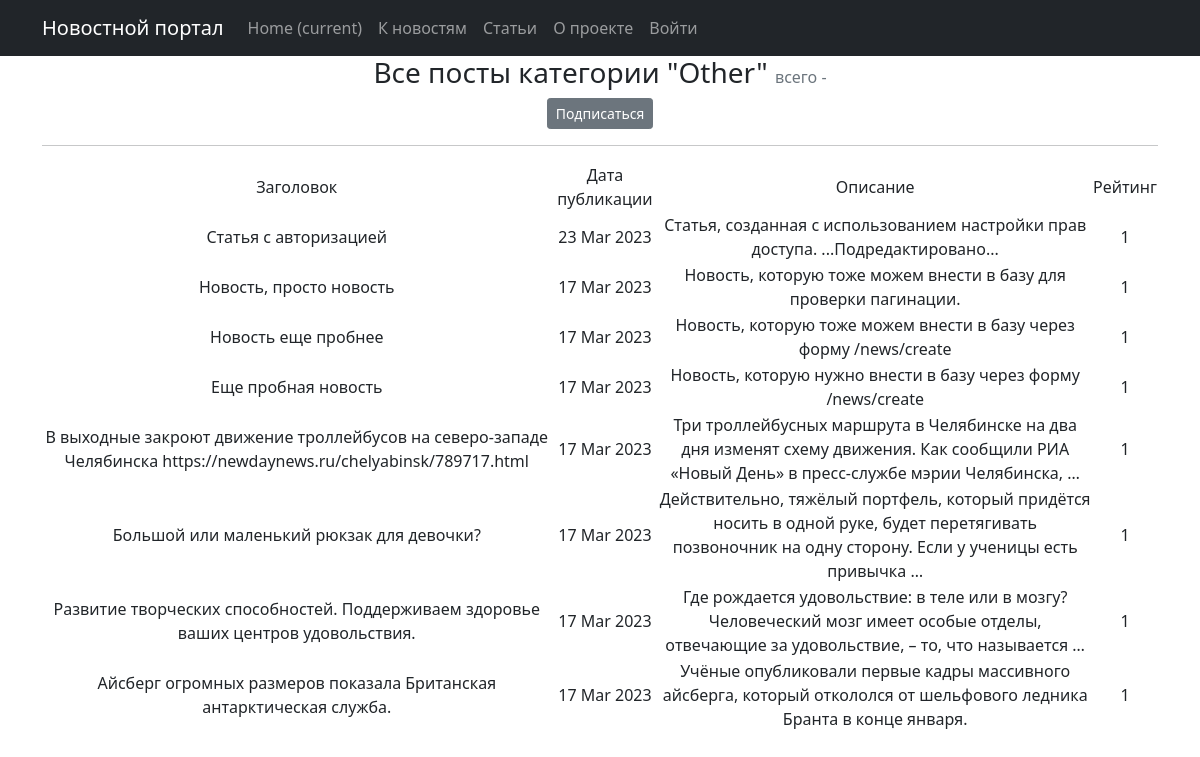
Page /posts/news/categories/6 on the committed database.
### news/models.py (models this page shows, shortened)
class Category(models.Model):
    subject = models.CharField(max_length=100, unique=True)
    subscribers = models.ManyToManyField(User, related_name='categories')

class Post(models.Model):
    author = models.ForeignKey(Author, on_delete=models.CASCADE)
    content = models.CharField(max_length=2, choices=CONTENTS)
    time_in = models.DateTimeField(auto_now_add=True)
    category = models.ManyToManyField(Category, through='PostCategory')
    title = models.CharField(max_length=255,)
    content_text = models.TextField()
    content_rate = models.IntegerField(default=1)

### news/views.py (the view)
# urls.py: path('news/categories/<int:pk>', CategoryListView.as_view(), name='category_list'),
class CategoryListView(ListView):
    model = Post
    template_name = 'category_list.html'
    context_object_name = 'category_news_list'
    def get_queryset(self):
        self.category = get_object_or_404(Category, id=self.kwargs['pk'])
        queryset = Post.objects.filter(category=self.category).order_by('-time_in')
        return queryset
    def get_context_data(self, **kwargs):
        context = super().get_context_data(**kwargs)
        context['is_not_subscriber'] = self.request.user not in self.category.subscribers.all()
        context['category'] = self.category
        return context

### news/templatetags/custom_filters.py (called while the page is built)
@register.filter()
@stringfilter #чтобы не вызывать ошибки, приведем в строку
def censor(value, bad_words = bad_list):
    words = value.split()#разделим строку
    new_line=''
    for word in words:
        if word.lower() in bad_words in bad_words:
            new_line += word[0] #если да, первый символ оставляем
            for i in word[1:]:
                new_line += '*'#остальные заменяем на *
            new_line += ' '
        elif (word[:-1].lower()) in bad_words:
            new_line += word[0]
            for i in word[1:-1]:
                new_line += '*'
            new_line += (word[-1] + ' ')
        else:
            new_line += (word + ' ')
    return new_line.rstrip()

### news/templatetags/custom_tags.py (called while the page is built)
@register.simple_tag()
def current_time(format_string='%d %b %Y'):
   return datetime.utcnow().strftime(format_string)

### templates/category_list.html (shortened to what this page needs)
{% extends 'flatpages/default.html' %}
{% load custom_filters %}
{% load custom_tags %}
{% block content %}
    <h3 class="text-center">Все посты категории "{{ category.subject }}" <span class="text-muted fs-6 fw-normal">всего - {{ page_obj.paginator.num_pages }}</span></h3>
    {% if is_not_subscriber %}
        <p class="text-center"><a href="{% url 'subscribe' category.id %}" class="btn btn-secondary btn-sm"> Подписаться </a></p>
    {% endif %}
    <hr>
    {% if category_news_list %}
       <table>
           <tr>
               <td>Заголовок</td>
               <td>Дата публикации</td>
               <td>Описание</td>
               <td>Рейтинг</td>
           </tr>
           {% for post in category_news_list %}
           <tr>
               <td>{{ post.title|censor }}</td>
               <td>{{ post.time_in|date:'d M Y' }}</td>
               <td>{{ post.content_text|censor|truncatewords:20 }}</td>
               <td>{{ post.content_rate }}</td>
           </tr>
           {% endfor %}
       </table>
    {% else %}
        <h3>Новости не найдены</h3>
    {% endif %}
{% endblock content %}

### rows in the picture
Category: subject "Other"
Post: title|censor "Статья с авторизацией", time_in "23 Mar 2023", content_text|censor "Статья, созданная с использованием настройки прав доступа. ...Подредактировано...", content_rate "1"
Post: title|censor "Новость, просто новость", time_in "17 Mar 2023", content_text|censor "Новость, которую тоже можем внести в базу для проверки пагинации.", content_rate "1"
Post: title|censor "Новость еще пробнее", time_in "17 Mar 2023", content_text|censor "Новость, которую тоже можем внести в базу через форму /news/create", content_rate "1"
Post: title|censor "Еще пробная новость", time_in "17 Mar 2023", content_text|censor "Новость, которую нужно внести в базу через форму /news/create", content_rate "1"
Post: title|censor "В выходные закроют движение троллейбусов на северо-западе Челябинска https://newdaynews.ru/chelyabinsk/789717.html", time_in "17 Mar 2023", content_text|censor "Три троллейбусных маршрута в Челябинске на два дня изменят схему движения. Как сообщили РИА «Новый День» в пресс-службе мэрии Челябинска, …", content_rate "1"
Post: title|censor "Большой или маленький рюкзак для девочки?", time_in "17 Mar 2023", content_text|censor "Действительно, тяжёлый портфель, который придётся носить в одной руке, будет перетягивать позвоночник на одну сторону. Если у ученицы есть привычка …", content_rate "1"
Post: title|censor "Развитие творческих способностей. Поддерживаем здоровье ваших центров удовольствия.", time_in "17 Mar 2023", content_text|censor "Где рождается удовольствие: в теле или в мозгу? Человеческий мозг имеет особые отделы, отвечающие за удовольствие, – то, что называется …", content_rate "1"
Post: title|censor "Айсберг огромных размеров показала Британская антарктическая служба.", time_in "17 Mar 2023", content_text|censor "Учёные опубликовали первые кадры массивного айсберга, который откололся от шельфового ледника Бранта в конце января.", content_rate "1"
